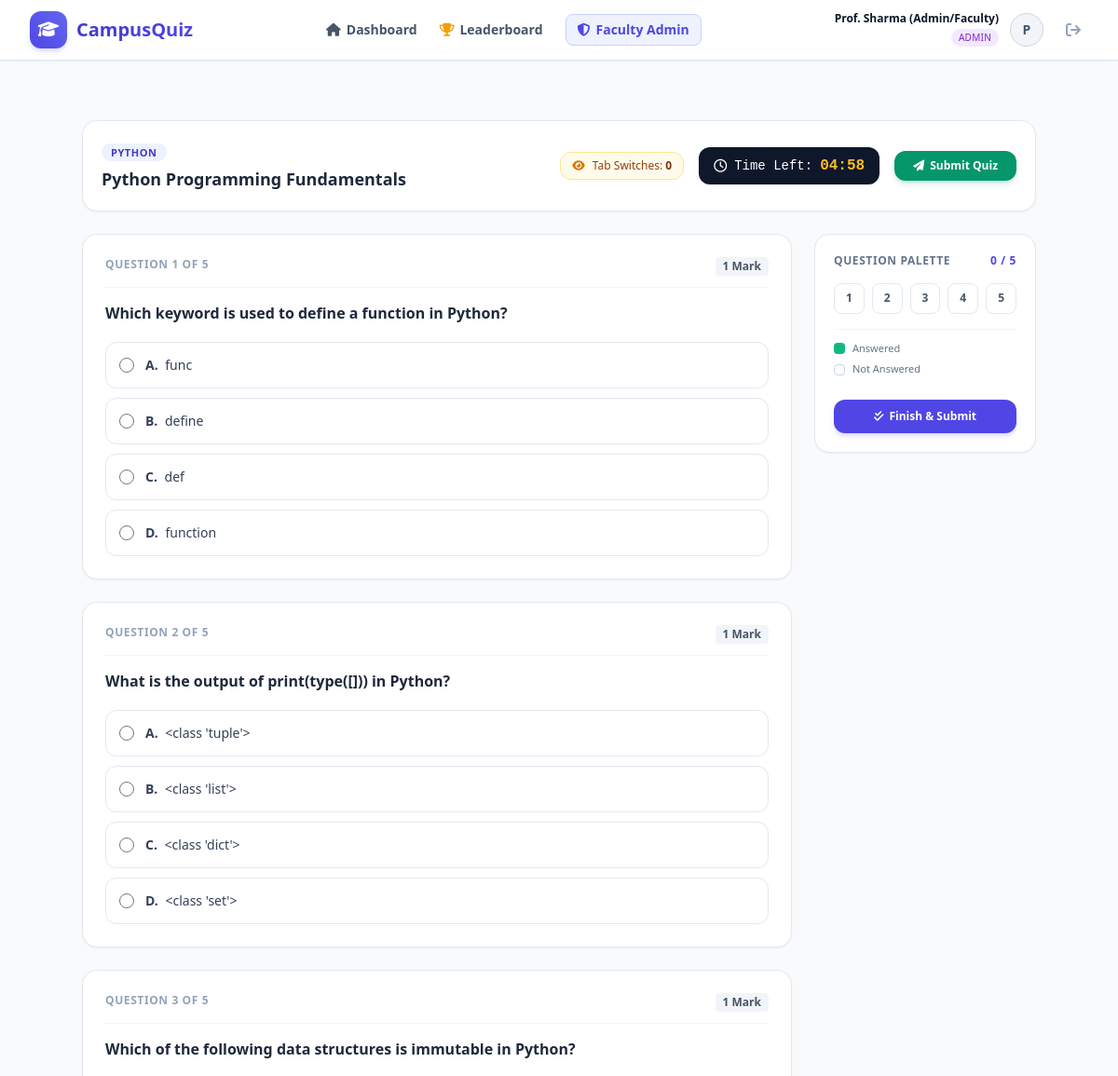
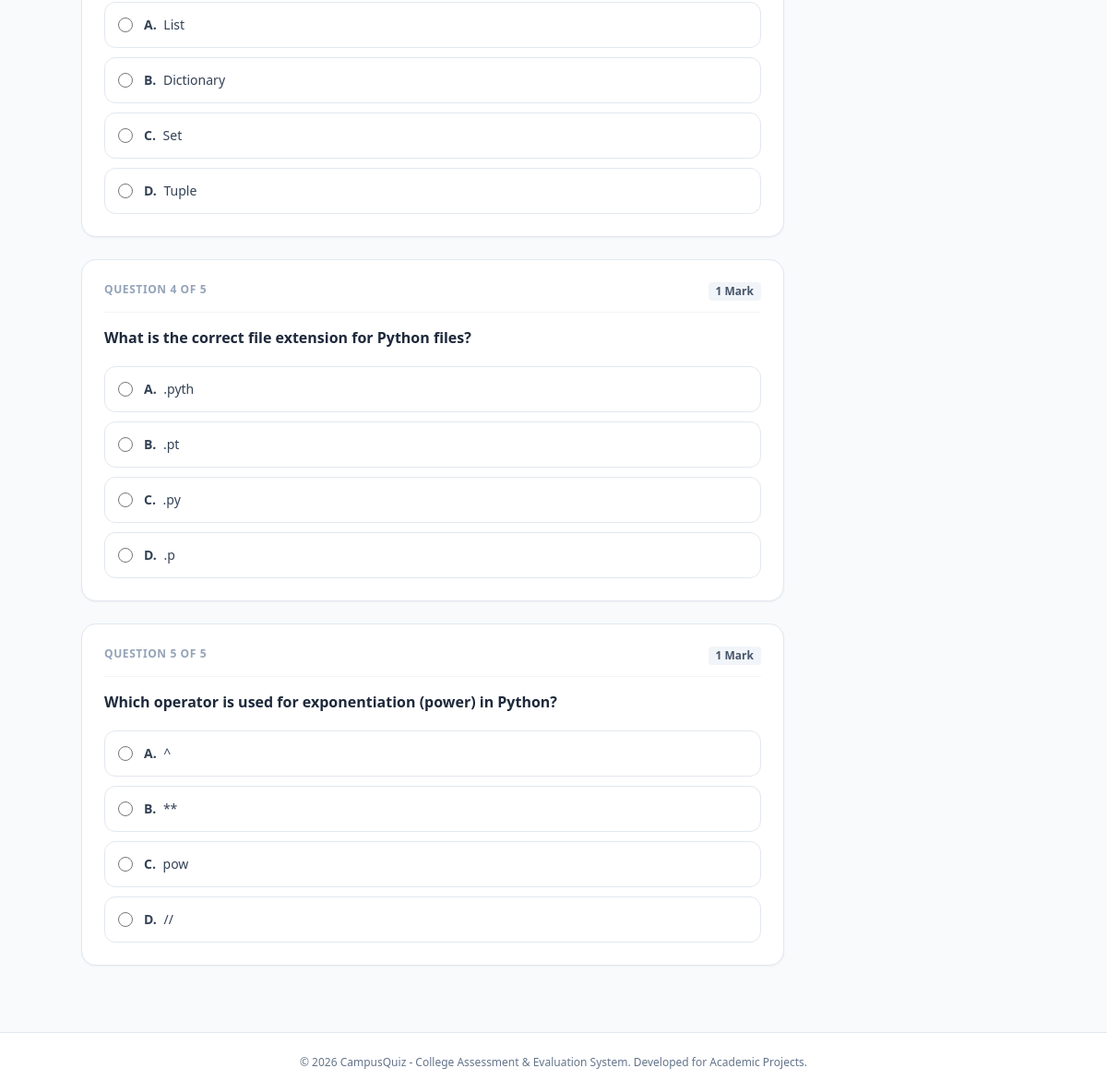
Page /quiz/1 (signed in) on the committed database (2 pictures, top to bottom).
### tables this page shows
CREATE TABLE quizzes (
        id INTEGER PRIMARY KEY AUTOINCREMENT,
        title TEXT NOT NULL,
        category TEXT NOT NULL,
        description TEXT,
        duration_minutes INTEGER NOT NULL DEFAULT 10,
        created_by INTEGER,
        created_at TIMESTAMP DEFAULT CURRENT_TIMESTAMP,
        FOREIGN KEY (created_by) REFERENCES users(id)
    );

CREATE TABLE questions (
        id INTEGER PRIMARY KEY AUTOINCREMENT,
        quiz_id INTEGER NOT NULL,
        question_text TEXT NOT NULL,
        option_a TEXT NOT NULL,
        option_b TEXT NOT NULL,
        option_c TEXT NOT NULL,
        option_d TEXT NOT NULL,
        correct_option TEXT NOT NULL,
        explanation TEXT,
        FOREIGN KEY (quiz_id) REFERENCES quizzes(id) ON DELETE CASCADE
    );

### app.py (the view)
@app.route('/quiz/<int:quiz_id>')
@login_required
def start_quiz(quiz_id):
    conn = get_db()
    cursor = conn.cursor()
    cursor.execute("SELECT * FROM quizzes WHERE id = ?", (quiz_id,))
    quiz = cursor.fetchone()
    if not quiz:
        conn.close()
        flash('Quiz not found.', 'danger')
        return redirect(url_for('dashboard'))
    cursor.execute("SELECT * FROM questions WHERE quiz_id = ?", (quiz_id,))
    questions = cursor.fetchall()
    conn.close()
    if not questions:
        flash('This quiz has no questions yet. Please check back later!', 'warning')
        return redirect(url_for('dashboard'))
    return render_template('quiz.html', quiz=quiz, questions=questions, total_q=len(questions))

### app.py (called while the page is built)
def login_required(f):
    @wraps(f)
    def decorated_function(*args, **kwargs):
        if 'user_id' not in session:
            flash('Please log in to access this page.', 'warning')
            return redirect(url_for('login'))
        return f(*args, **kwargs)
    return decorated_function

### database.py (called while the page is built)
def get_db():
    conn = sqlite3.connect(DB_PATH)
    conn.row_factory = sqlite3.Row
    conn.execute("PRAGMA foreign_keys = ON")
    return conn

### templates/quiz.html (shortened to what this page needs)
{% extends "base.html" %}
{% block content %}
<div class="max-w-5xl mx-auto space-y-6">
    <div class="bg-white p-5 rounded-2xl border border-slate-200 shadow-sm sticky top-20 z-40 flex flex-wrap items-center justify-between gap-4">
        <div>
            <span class="text-[11px] font-bold uppercase tracking-wider px-2.5 py-0.5 rounded-full bg-indigo-50 text-indigo-700">
                {{ quiz.category }}
            </span>
            <h1 class="text-lg font-bold text-slate-800 mt-1">{{ quiz.title }}</h1>
        </div>
        <div class="flex items-center space-x-4">
            <div class="flex items-center space-x-2 bg-amber-50 text-amber-800 border border-amber-200 px-3 py-1.5 rounded-xl text-xs font-medium">
                <i class="fa-solid fa-eye text-amber-600"></i>
                <span>Tab Switches: <strong id="tabSwitchDisplay" class="font-bold text-amber-900">0</strong></span>
            </div>
            <div class="flex items-center space-x-2 bg-slate-900 text-white px-4 py-2 rounded-xl text-sm font-mono shadow-sm">
                <i class="fa-regular fa-clock text-brand-400"></i>
                <span>Time Left:</span>
                <span id="timerDisplay" class="font-bold text-amber-400 text-base">--:--</span>
            </div>
            <button type="button" onclick="confirmSubmit()" class="px-5 py-2 bg-emerald-600 hover:bg-emerald-700 text-white text-xs font-bold rounded-xl shadow-md shadow-emerald-600/20 transition flex items-center space-x-1.5">
                <i class="fa-solid fa-paper-plane"></i>
                <span>Submit Quiz</span>
            </button>
        </div>
    </div>
    <form id="quizForm" method="POST" action="{{ url_for('submit_quiz', quiz_id=quiz.id) }}" class="grid grid-cols-1 lg:grid-cols-4 gap-6">
        <div class="lg:col-span-3 space-y-6">
            {% for q in questions %}
            <div id="q_card_{{ loop.index }}" class="bg-white rounded-2xl border border-slate-200 shadow-sm p-6 space-y-4">
                <div class="flex items-start justify-between border-b border-slate-100 pb-3">
                    <span class="text-xs font-bold uppercase tracking-wider text-slate-400">
                        Question {{ loop.index }} of {{ total_q }}
                    </span>
                    <span class="text-xs font-semibold px-2 py-0.5 rounded bg-slate-100 text-slate-600">
                        1 Mark
                    </span>
                </div>
                <h3 class="text-base font-semibold text-slate-800 leading-snug">
                    {{ q.question_text }}
                </h3>
                <div class="space-y-2.5 pt-1">
                    <label class="option-label flex items-center p-3.5 border border-slate-200 rounded-xl cursor-pointer hover:bg-brand-50 hover:border-brand-300 transition">
                        <input type="radio" name="q_{{ q.id }}" value="A" onchange="markAnswered({{ loop.index }})" class="w-4 h-4 text-brand-600 focus:ring-brand-500">
                        <span class="ml-3 text-sm font-medium text-slate-700"><strong class="font-bold mr-1">A.</strong> {{ q.option_a }}</span>
                    </label>
                    <label class="option-label flex items-center p-3.5 border border-slate-200 rounded-xl cursor-pointer hover:bg-brand-50 hover:border-brand-300 transition">
                        <input type="radio" name="q_{{ q.id }}" value="B" onchange="markAnswered({{ loop.index }})" class="w-4 h-4 text-brand-600 focus:ring-brand-500">
                        <span class="ml-3 text-sm font-medium text-slate-700"><strong class="font-bold mr-1">B.</strong> {{ q.option_b }}</span>
                    </label>
                    <label class="option-label flex items-center p-3.5 border border-slate-200 rounded-xl cursor-pointer hover:bg-brand-50 hover:border-brand-300 transition">
                        <input type="radio" name="q_{{ q.id }}" value="C" onchange="markAnswered({{ loop.index }})" class="w-4 h-4 text-brand-600 focus:ring-brand-500">
                        <span class="ml-3 text-sm font-medium text-slate-700"><strong class="font-bold mr-1">C.</strong> {{ q.option_c }}</span>
                    </label>
                    <label class="option-label flex items-center p-3.5 border border-slate-200 rounded-xl cursor-pointer hover:bg-brand-50 hover:border-brand-300 transition">
                        <input type="radio" name="q_{{ q.id }}" value="D" onchange="markAnswered({{ loop.index }})" class="w-4 h-4 text-brand-600 focus:ring-brand-500">
                        <span class="ml-3 text-sm font-medium text-slate-700"><strong class="font-bold mr-1">D.</strong> {{ q.option_d }}</span>
                    </label>
                </div>
            </div>
            {% endfor %}
        </div>
        <div class="lg:col-span-1">
            <div class="bg-white rounded-2xl border border-slate-200 shadow-sm p-5 sticky top-48 space-y-4">
                <h4 class="text-xs font-bold uppercase tracking-wider text-slate-500 flex items-center justify-between">
                    <span>Question Palette</span>
                    <span id="answeredCount" class="text-brand-600 font-bold">0 / {{ total_q }}</span>
                </h4>
                <div class="grid grid-cols-5 gap-2">
                    {% for q in questions %}
                    <a href="#q_card_{{ loop.index }}" id="palette_btn_{{ loop.index }}"
                       class="w-full aspect-square flex items-center justify-center rounded-lg border border-slate-200 text-xs font-bold text-slate-600 hover:border-brand-500 transition">
                        {{ loop.index }}
                    </a>
                    {% endfor %}
                </div>
                <div class="pt-3 border-t border-slate-100 text-[11px] text-slate-500 space-y-1.5">
                    <div class="flex items-center space-x-2">
                        <div class="w-3 h-3 rounded bg-emerald-500"></div>
                        <span>Answered</span>
                    </div>
                    <div class="flex items-center space-x-2">
                        <div class="w-3 h-3 rounded border border-slate-300 bg-white"></div>
                        <span>Not Answered</span>
                    </div>
                </div>
                <div class="pt-2">
                    <button type="button" onclick="confirmSubmit()" class="w-full py-2.5 bg-brand-600 hover:bg-brand-700 text-white text-xs font-bold rounded-xl shadow-md shadow-brand-500/20 transition flex items-center justify-center space-x-1.5">
                        <i class="fa-solid fa-check-double"></i>
                        <span>Finish & Submit</span>
                    </button>
                </div>
            </div>
        </div>
    </form>
</div>
{% endblock %}

### templates/base.html (shortened to what this page needs)
<!DOCTYPE html>
<html lang="en">
<head>
    <script src="https://cdn.tailwindcss.com"></script>
    <link rel="stylesheet" href="https://cdnjs.cloudflare.com/ajax/libs/font-awesome/6.5.1/css/all.min.css">
    <link rel="stylesheet" href="{{ url_for('static', filename='css/style.css') }}">
</head>
<body class="bg-slate-50 text-slate-800 min-h-screen flex flex-col font-sans">
    <nav class="bg-white border-b border-slate-200 sticky top-0 z-50 shadow-sm">
        <div class="max-w-7xl mx-auto px-4 sm:px-6 lg:px-8">
            <div class="flex justify-between h-16">
                <div class="flex items-center space-x-3">
                    <a href="{{ url_for('dashboard') }}" class="flex items-center space-x-2.5">
                        <div class="w-10 h-10 rounded-xl bg-gradient-to-tr from-brand-600 to-indigo-500 flex items-center justify-center text-white shadow-md shadow-brand-500/20">
                            <i class="fa-solid fa-graduation-cap text-lg"></i>
                        </div>
                        <span class="text-xl font-bold bg-gradient-to-r from-brand-700 to-indigo-600 bg-clip-text text-transparent">CampusQuiz</span>
                    </a>
                </div>
                {% if session.get('user_id') %}
                <div class="hidden md:flex items-center space-x-6">
                    <a href="{{ url_for('dashboard') }}" class="text-sm font-semibold text-slate-600 hover:text-brand-600 transition flex items-center space-x-1.5">
                        <i class="fa-solid fa-house"></i>
                        <span>Dashboard</span>
                    </a>
                    <a href="{{ url_for('leaderboard') }}" class="text-sm font-semibold text-slate-600 hover:text-brand-600 transition flex items-center space-x-1.5">
                        <i class="fa-solid fa-trophy text-amber-500"></i>
                        <span>Leaderboard</span>
                    </a>
                    {% if session.get('role') == 'admin' %}
                    <a href="{{ url_for('admin_panel') }}" class="text-sm font-semibold text-indigo-600 bg-indigo-50 px-3 py-1.5 rounded-lg hover:bg-indigo-100 transition flex items-center space-x-1.5 border border-indigo-200">
                        <i class="fa-solid fa-shield-halved"></i>
                        <span>Faculty Admin</span>
                    </a>
                    {% endif %}
                </div>
                <div class="flex items-center space-x-4">
                    <div class="flex items-center space-x-3 text-right">
                        <div>
                            <p class="text-xs font-semibold text-slate-900 leading-none">{{ session.get('full_name') }}</p>
                            <span class="inline-block mt-0.5 text-[10px] font-medium tracking-wide uppercase px-2 py-0.5 rounded-full {% if session.get('role') == 'admin' %}bg-purple-100 text-purple-700{% else %}bg-blue-100 text-blue-700{% endif %}">
                                {{ session.get('role') }}
                            </span>
                        </div>
                        <div class="w-9 h-9 rounded-full bg-slate-100 border border-slate-300 flex items-center justify-center text-slate-600 font-bold text-sm">
                            {{ session.get('full_name', 'U')[0] }}
                        </div>
                    </div>
                    <a href="{{ url_for('logout') }}" title="Logout" class="p-2 text-slate-400 hover:text-rose-600 hover:bg-rose-50 rounded-lg transition">
                        <i class="fa-solid fa-arrow-right-from-bracket text-base"></i>
                    </a>
                </div>
                {% endif %}
            </div>
        </div>
    </nav>
    <main class="flex-1 max-w-7xl mx-auto px-4 sm:px-6 lg:px-8 py-6 w-full">
        {% block content %}{% endblock %}
    </main>
    <footer class="bg-white border-t border-slate-200 py-6 mt-12 text-center text-xs text-slate-500">
        <p>© 2026 CampusQuiz - College Assessment & Evaluation System. Developed for Academic Projects.</p>
    </footer>
</body>
</html>

### static/css/style.css (style rules this page uses)
html { scroll-behavior: smooth; }

### rows in the picture
quizzes: category "PYTHON", title "Python Programming Fundamentals"
questions: total_q "5", question_text "Which keyword is used to define a function in Python?", option_a "func", option_b "define", option_c "def", option_d "function"
questions: total_q "5", question_text "What is the output of print(type([])) in Python?", option_a "<class 'tuple'>", option_b "<class 'list'>", option_c "<class 'dict'>", option_d "<class 'set'>"
questions: total_q "5", question_text "Which of the following data structures is immutable in Python?", option_a "List", option_b "Dictionary", option_c "Set", option_d "Tuple"
questions: total_q "5", question_text "What is the correct file extension for Python files?", option_a ".pyth", option_b ".pt", option_c ".py", option_d ".p"
questions: id "5", question_text "Which operator is used for exponentiation (power) in Python?", option_a "^", option_b "**", option_c "pow", option_d "//"

### other values in the picture
{{ session.get('full_name') }} "Prof. Sharma (Admin/Faculty)"
{{ session.get('role') }} "ADMIN"
{{ session.get('full_name', 'U')[0] }} "P"
{{ total_q }} "5"
